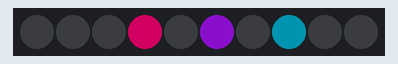
Bench run of a sketch on a simulated Arduino Uno, built with avr-gcc and run on an emulated ATmega328P. On the bench: 10 RGB LEDs in strip order, left to right. Dim RGB values are drawn brighter than linear; random numbers use the default seed unless the sketch sets one.

Above: at 0.1 s.
At 5.32 s:
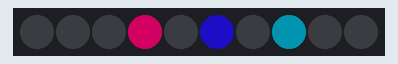
At 9.94 s:
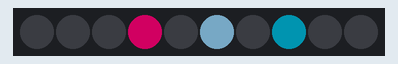
At 19.79 s:
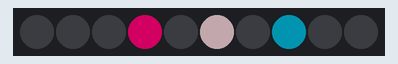
At 30.04 s:
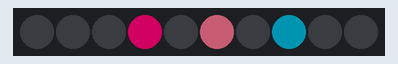
At 39.68 s:
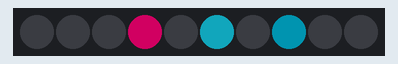

The sketch:

simple.ino
```cpp
#include <Adafruit_NeoPixel.h>

Adafruit_NeoPixel ledy = Adafruit_NeoPixel(10, 6, NEO_GRB + NEO_KHZ800); //ile led, ktory pin

void setup() {
  ledy.begin();
  ledy.setBrightness(120); //od 0 do 255, gdzie 255 to maks jasnosc
}

void loop() {
    ledy.setPixelColor(3, ledy.Color(255,0,120)); //0xAA4044
    ledy.setPixelColor(7, ledy.Color(0,100,120)); //0xAA4044
    ledy.setPixelColor(5, ledy.Color(random(255),random(255),random(255)));
    ledy.show();
    delay(200);
}
```
